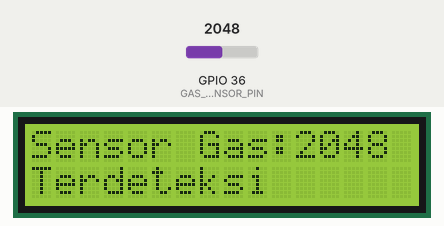
Bench run of a program on a simulated ESP32. On the bench: 16×2 character LCD. The inputs (shaded band) are chosen by the test bench; at power-on: GPIO 36 (GAS_SENSOR_PIN) = 2048.

Above: at 1.2 s.
1.3 s: GPIO 36 (GAS_SENSOR_PIN) set to 533
At 2.4 s:
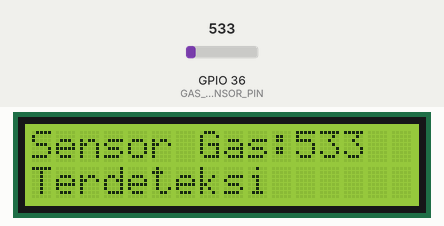
3.6 s: GPIO 36 (GAS_SENSOR_PIN) set to 461
At 4.9 s:
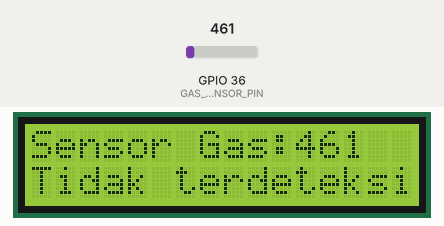
5.7 s: GPIO 36 (GAS_SENSOR_PIN) set to 491
At 7.7 s:
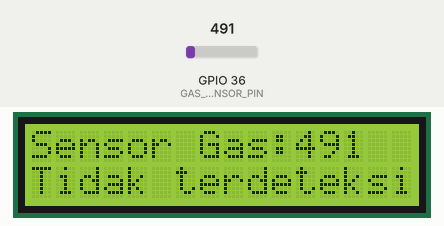
Timing chart, 0 to 9.2 s (numbered marks = the images above; inputs shaded):
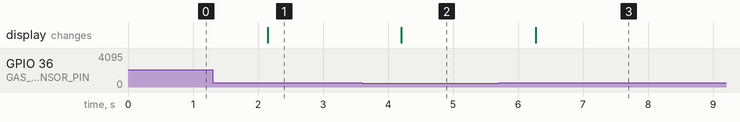

The program:

main.cpp
```cpp
#include <LiquidCrystal_I2C.h>
#include <Arduino.h>

#define GAS_SENSOR_PIN 36 // Gunakan pin D36 untuk sensor gas
#define GAS_THRESHOLD 500 // Nilai ambang batas untuk sensor gas MQ-2

LiquidCrystal_I2C lcd(0x27,16,2);

void setup() {
    lcd.init();
    lcd.backlight();
}

void loop() {
    int gasValue = analogRead(GAS_SENSOR_PIN);
    lcd.clear();
    lcd.setCursor(0, 0);
    lcd.print("Sensor Gas:");


    lcd.setCursor(11, 0);
    lcd.print(gasValue);

    lcd.setCursor(0, 1);
    if (gasValue > GAS_THRESHOLD) {
        lcd.print("Terdeteksi");
    } else {
        lcd.print("Tidak terdeteksi");
    }

    delay(1000);
}
```

Measured:
- the behaviour switches between 501 and 500 on GPIO 36 (GAS_SENSOR_PIN) (found by bisection; images 1 and 2)
- after the input at 1.3 s, the display: changes after 0.85 s (image 1)
- after the input at 3.6 s, the display: changes after 0.61 s (image 2)
- after the input at 5.7 s, the display: changes after 0.57 s (image 3)
